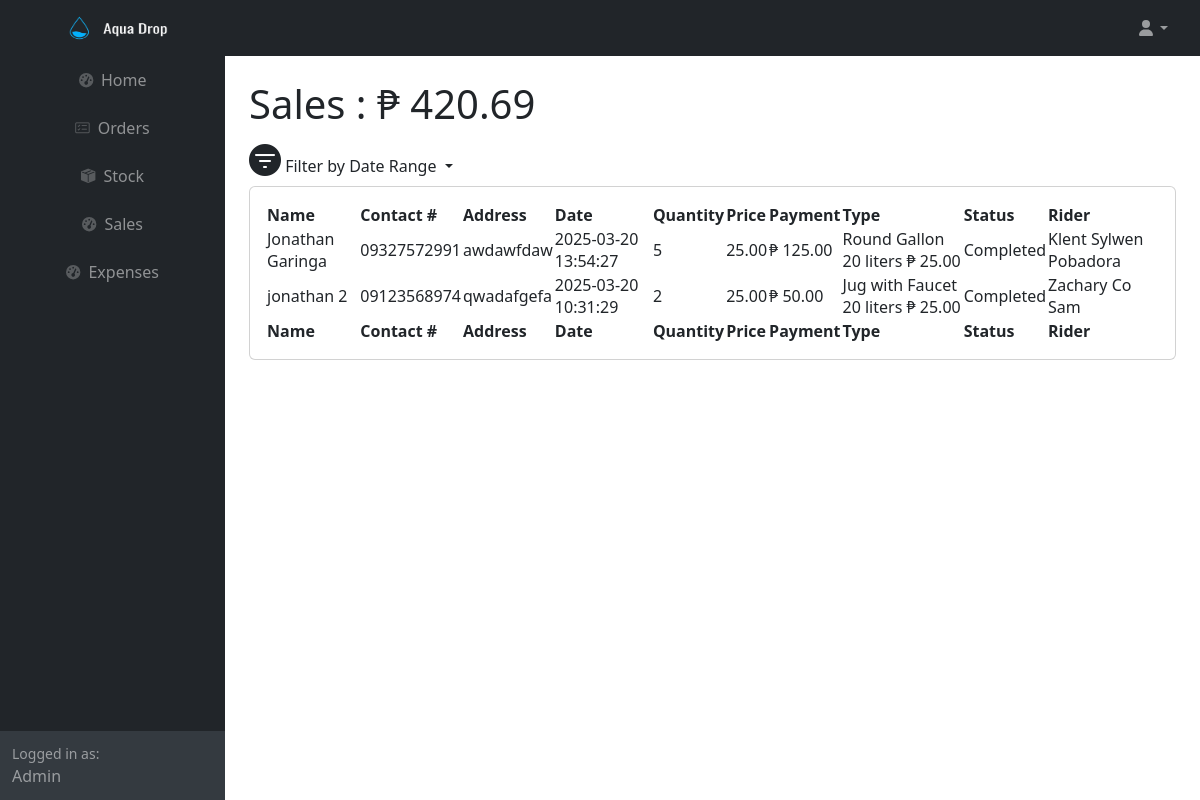
/sales.php (signed in), run on an earlier commit of the app's database.
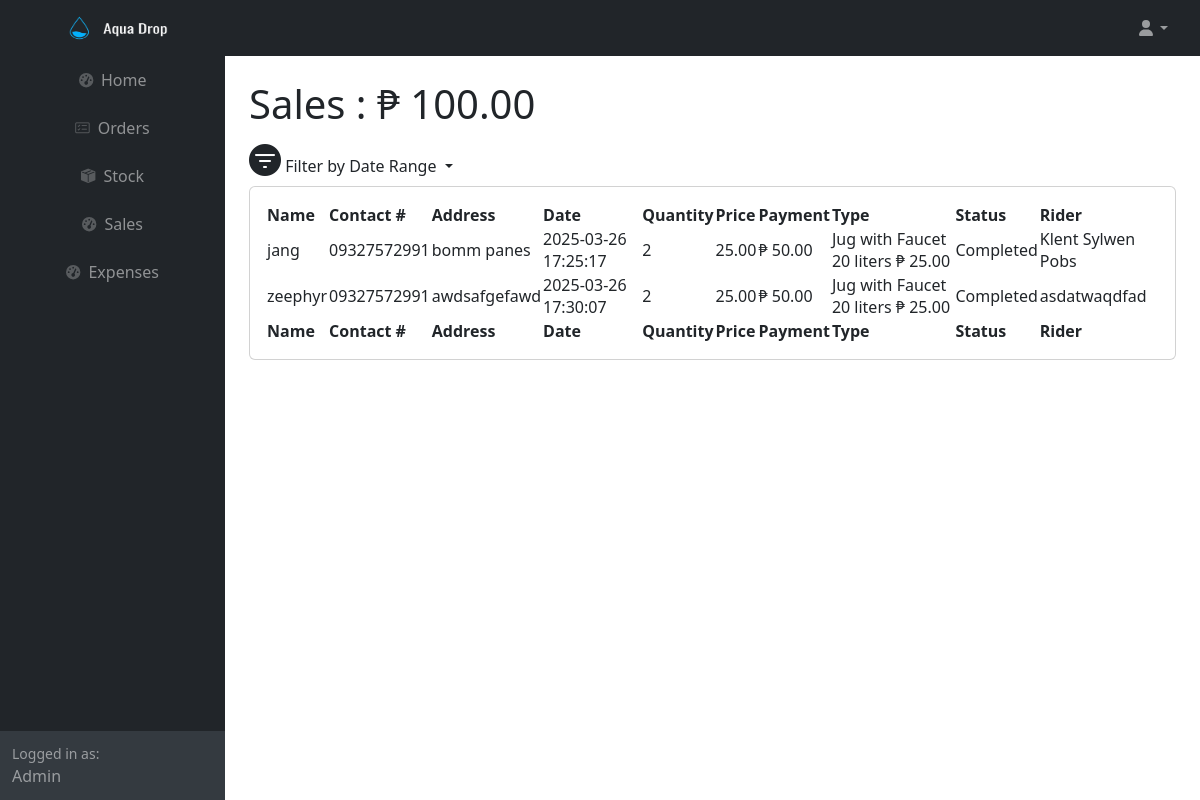
And on a later commit of the database.
### tables this page shows
CREATE TABLE IF NOT EXISTS `orders` (
  `order_id` int(11) NOT NULL AUTO_INCREMENT,
  `user_id` int(11) NOT NULL,
  `name` varchar(255) NOT NULL,
  `contact_number` varchar(11) NOT NULL,
  `address` varchar(255) NOT NULL,
  `date` timestamp NOT NULL DEFAULT current_timestamp() ON UPDATE current_timestamp(),
  `quantity` int(11) NOT NULL,
  `type_id` int(11) NOT NULL,
  `payment` decimal(10,2) NOT NULL,
  `status_id` int(11) NOT NULL,
  `rider` varchar(255) NOT NULL,
  PRIMARY KEY (`order_id`)
);

CREATE TABLE IF NOT EXISTS `type` (
  `type_id` int(11) NOT NULL AUTO_INCREMENT,
  `type_name` varchar(255) NOT NULL,
  `price` decimal(10,2) NOT NULL,
  PRIMARY KEY (`type_id`)
);

CREATE TABLE IF NOT EXISTS `status` (
  `status_id` int(11) NOT NULL AUTO_INCREMENT,
  `status_name` varchar(255) NOT NULL,
  PRIMARY KEY (`status_id`)
);

### sales.php (the view, shortened to what the changed rows need)
<?php
	require ('db.php');
    if (isset($_GET['start_date']) && isset($_GET['end_date'])) {
        $start_date = $_GET['start_date'];
        $end_date = $_GET['end_date'];
        if (validateDate($start_date) && validateDate($end_date)) {
            $start_datetime = $start_date . ' 00:00:00';
            $end_datetime = $end_date . ' 23:59:59';
            $sql = "SELECT order_id, name, contact_number, address, date, quantity, t.price, (o.quantity * t.price) AS total_price, payment, rider, o.status_id, status_name, type_name FROM orders o
            JOIN status s ON o.status_id = s.status_id
            JOIN type t ON o.type_id = t.type_id WHERE date BETWEEN :start_date AND :end_date AND o.status_id = 4";
            $stmt = $conn->prepare($sql);
            $stmt->bindParam(':start_date', $start_datetime, PDO::PARAM_STR);
            $stmt->bindParam(':end_date', $end_datetime, PDO::PARAM_STR);
            $stmt->execute();
            $data = $stmt->fetchAll(PDO::FETCH_ASSOC);
            $sql_total_payment = "SELECT SUM(payment) AS total_payment FROM orders WHERE date BETWEEN :start_date AND :end_date AND status_id = 4";
            $stmt_total_payment = $conn->prepare($sql_total_payment);
            $stmt_total_payment->bindParam(':start_date', $start_datetime, PDO::PARAM_STR);
            $stmt_total_payment->bindParam(':end_date', $end_datetime, PDO::PARAM_STR);
            $stmt_total_payment->execute();
            $total_payment = $stmt_total_payment->fetch(PDO::FETCH_ASSOC)['total_payment'];
        }
    }
    else{
        $sql = "SELECT order_id, name, contact_number, address, date, quantity,price, (o.quantity * t.price) AS total_price,payment, rider, o.status_id, status_name, type_name FROM orders o
        JOIN status s ON o.status_id = s.status_id
        JOIN type t ON o.type_id = t.type_id
        WHERE o.status_id = 4";
        $stmt = $conn->prepare($sql);
        $stmt->execute();
        $data = $stmt->fetchAll(PDO::FETCH_ASSOC);
        $sql_total_payment = "SELECT SUM(payment) AS total_payment FROM orders WHERE status_id = 4";
        $stmt_total_payment = $conn->prepare($sql_total_payment);
        $stmt_total_payment->execute();
        $total_payment = $stmt_total_payment->fetch(PDO::FETCH_ASSOC)['total_payment'];
    }
?>
<html lang="en">
    <head>
        <link rel="stylesheet" href="https://cdn.jsdelivr.net/npm/bootstrap-icons/font/bootstrap-icons.css">
        <link href="https://cdn.jsdelivr.net/npm/simple-datatables@7.1.2/dist/style.min.css" rel="stylesheet" />
        <link href="css/styles.css" rel="stylesheet" />
    </head>
    <body class="sb-nav-fixed">
        <div id="layoutSidenav">
            <div id="layoutSidenav_content">
                <main>
                    <div class="container-fluid px-4">
                        <h1 class="mt-4">Sales : ₱ <?php echo number_format($total_payment, 2); ?></h1>
                        <ul class="navbar-nav ms-auto me-3 me-lg-4 d-flex align-items-">
                            <li class="nav-item dropdown">
                            </li>
                        </ul>
                        <div class="card mb-4">
                            <div class="card-body">
                                <table id="datatablesSimple">
                                <thead>
                                        <tr>
                                            <th>Name</th>
                                            <th>Contact #</th>
                                            <th>Address</th>
                                            <th>Date</th>
                                            <th>Quantity</th>
                                            <th>Price</th>
                                            <th>Payment</th>
                                            <th>Type</th>
                                             <th>Status</th>
                                             <th>Rider</th>
                                        </tr>
                                    </thead>
                                    <tfoot>
                                        <tr>
                                            <th>Name</th>
                                            <th>Contact #</th>
                                            <th>Address</th>
                                            <th>Date</th>
                                            <th>Quantity</th>
                                            <th>Price</th>
                                            <th>Payment</th>
                                            <th>Type</th>
                                            <th>Status</th>
                                            <th>Rider</th>
                                        </tr>
                                    </tfoot>
                                    <tbody>
                                        <?php foreach($data as $row): ?>
                                        <tr>
                                            <td><?php echo $row['name']?></td>
                                            <td><?php echo $row['contact_number']?></td>
                                            <td><?php echo $row['address']?></td>
                                            <td><?php echo $row['date']?></td>
                                            <td><?php echo $row['quantity']?></td>
                                            <td><?php echo $row['price']?></td>
                                            <td>₱ <?php echo $row['total_price']?></td>
                                            <td><?php echo $row['type_name']?></td>
                                            <td><?php echo $row['status_name']?></td>
                                            <td><?php echo $row['rider']?></td>
                                        </tr>
                                        <?php endforeach;?>
                                    </tbody>
                                </table>
                            </div>
                        </div>
                    </div>
                </main>
            </div>
        </div>
    </body>
</html>

What changed in the data, as far as the page shows it:
removed orders: name "Jonathan Garinga", contact_number "09327572991", address "awdawfdaw", date "2025-03-20 13:54:27", quantity "5", type.price "25.00", total_price "125.00", type.type_name "Round Gallon 20 liters ₱ 25.00", status.status_name "Completed", rider "Klent Sylwen Pobadora"
removed orders: name "jonathan 2", contact_number "09123568974", address "qwadafgefa", date "2025-03-20 10:31:29", quantity "2", type.price "25.00", total_price "50.00", type.type_name "Jug with Faucet 20 liters ₱ 25.00", status.status_name "Completed", rider "Zachary Co Sam"
added orders: name "jang", contact_number "09327572991", address "bomm panes", date "2025-03-26 17:25:17", quantity "2", type.price "25.00", total_price "50.00", type.type_name "Jug with Faucet 20 liters ₱ 25.00", status.status_name "Completed", rider "Klent Sylwen Pobs"
added orders: name "zeephyr", contact_number "09327572991", address "awdsafgefawd", date "2025-03-26 17:30:07", quantity "2", type.price "25.00", total_price "50.00", type.type_name "Jug with Faucet 20 liters ₱ 25.00", status.status_name "Completed", rider "asdatwaqdfad"
Also different on the page:
$total_payment: "420.69" → "100.00"
